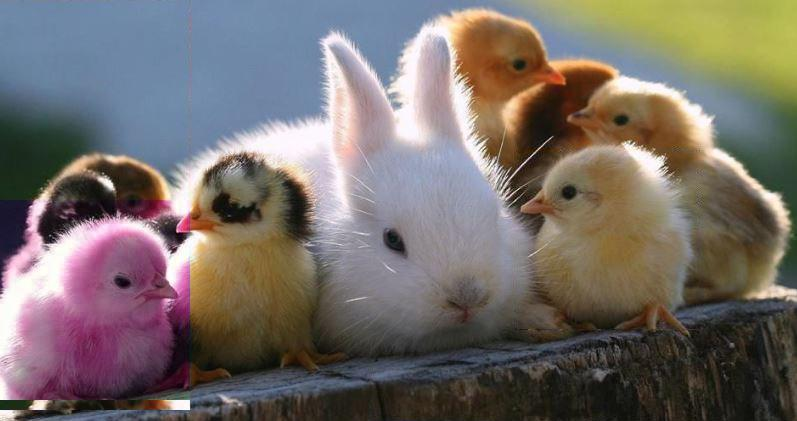
#> input picture assignment1/jigsolved.jpg, 797 x 421 px
$ python jigsolver.py jigsolved.jpg
#> lines starting #> are read from the running program, lines starting #| are printed output that depends on the picture; after the words box and inside, x2 and y2 are one past the last pixel; in counts of white or black regions, pixels touching at a corner belong together
"""
Usage:
    pip install numpy pillow
    python jigsolver.py ./jigsolver.jpg
"""
__author__ = "Gurbaaz Singh Nandra"
__rollno__ = 190349
__filename__ = "jigsolver.py"
__description__ = """jigsolver.py, which accepts command line file path for input jigsaw.jpg and
directly stores the jigsolved.jpg file at current location where the command is being executed"""

import os
import sys
import argparse
from typing import Tuple
import numpy as np
from PIL import Image


def flip_image(A: np.ndarray, xy: Tuple, hw: Tuple, horizontal=True) -> np.ndarray:
    x, y = xy
    h, w = hw

    if horizontal:
        for i in range(x, x + h):
            itr = 0
            for j in range(y, y + (w // 2)):
                temp = np.copy(A[(i, j)])
                A[(i, j)] = A[(i, y + w - 1 - itr)]
                A[(i, y + w - 1 - itr)] = temp
                itr += 1

    else:
        for i in range(y, y + w):
            itr = 0
            for j in range(x, x + (h // 2)):
                temp = np.copy(A[(j, i)])
                A[(j, i)] = A[(x + h - 1 - itr, i)]
                A[(x + h - 1 - itr, i)] = temp
                itr += 1

    return A


def swap_image(
    A: np.ndarray, xy1: Tuple, hw1: Tuple, xy2: Tuple, hw2: Tuple
) -> np.ndarray:
    x1, y1 = xy1
    h1, w1 = hw1
    x2, y2 = xy2
    h2, w2 = hw2

    for i in range(min(h1, h2)):
        for j in range(min(w1, w2)):
            temp = np.copy(A[(x1 + i, y1 + j)])
            A[(x1 + i, y1 + j)] = A[(x2 + i, y2 + j)]
            A[(x2 + i, y2 + j)] = temp

    return A


def mirror_padding(A: np.ndarray, xy: Tuple, hw: Tuple) -> np.ndarray:
    x, y = xy
    h, w = hw

    for i in range(h // 2):
        for j in range(w):
            A[(x + i, y + j)] = A[(x - i - 1, y + j)]

    for i in range(h // 2):
        for j in range(w):
            A[(x + h - i - 1, y + j)] = A[(x + h + i, y + j)]

#    for j in range(w):
 #       A[(x + h // 2, y + j)] = ( A[(x + h // 2 - 1, y + j)] + A[(x + h // 2 + 1, y + j)] ) // 2

    return A


def solve_jigsaw(A: np.ndarray) -> np.ndarray:
    A = flip_image(A, (370, 370), (51, 427), False)
    A = flip_image(A, (150, 515), (179, 185))
    A = flip_image(A, (200, 0), (210, 190), False)
    A = swap_image(A, (0, 0), (200, 190), (200, 0), (210, 190))

    for i in range(200, 400):
        for j in range(190):
            pxl = A[(i, j)]
            pxl[1], pxl[2] = pxl[2], pxl[1]

    A = mirror_padding(A, (400, 0), (10, 190))

    return A


def save_image(A: np.ndarray, filename: str):
    Image.fromarray(A).save(filename)


def main():
    try:
        parser = argparse.ArgumentParser()
        parser.add_argument(
            "filepath",
            type=str,
            help="file path for input jigsaw.jpg",
        )
        args = parser.parse_args()

        if not os.path.exists(args.filepath):
            print("Please enter valid file path for input jigsaw.jpg")
            return -1

        A = np.array(Image.open(args.filepath))
#> A is the input picture: shape (421, 797, 3); mean R, G, B 117.4, 109.7, 105.6

        A = solve_jigsaw(A)
#> after the loop in flip_image, `for i in range(y, y + w):`:
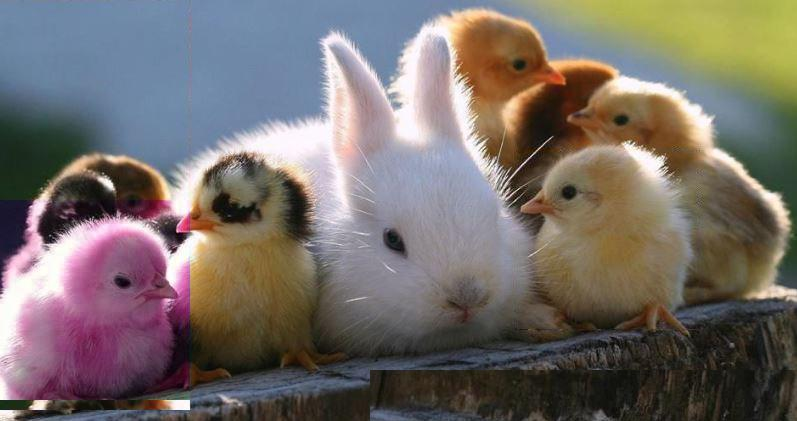
#> A: shape (421, 797, 3); 6.3% of pixels changed, all inside (x1, y1, x2, y2) = (370, 370, 797, 421)
#> call 2 of flip_image, with xy = (150, 515), hw = (179, 185), horizontal = True
#> after the loop in flip_image (call 2), `for i in range(x, x + h):`:
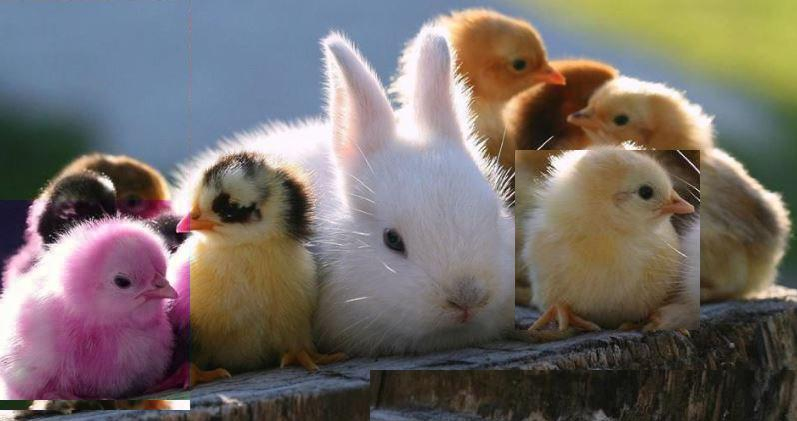
#> A: shape (421, 797, 3); 9.81% of pixels changed, all inside (x1, y1, x2, y2) = (515, 150, 700, 329)
#> call 3 of flip_image, with xy = (200, 0), hw = (210, 190), horizontal = False
#> after the loop in flip_image (call 3), `for i in range(y, y + w):`:
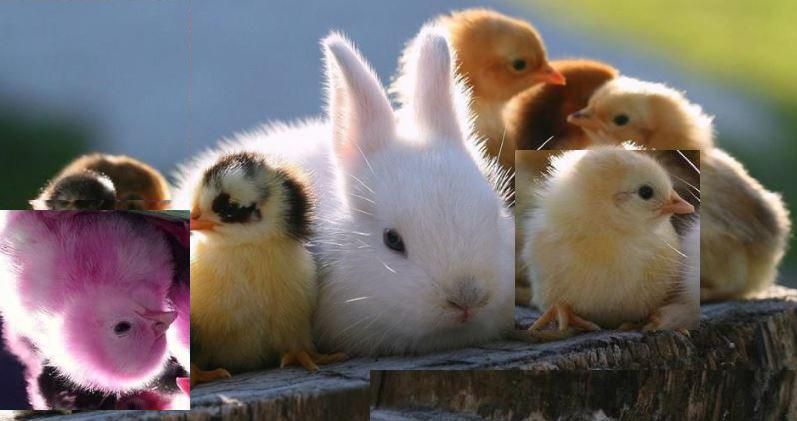
#> A: shape (421, 797, 3); 11.87% of pixels changed, all inside (x1, y1, x2, y2) = (0, 200, 190, 410)
#> after the loop in swap_image, `for i in range(min(h1, h2)):`:
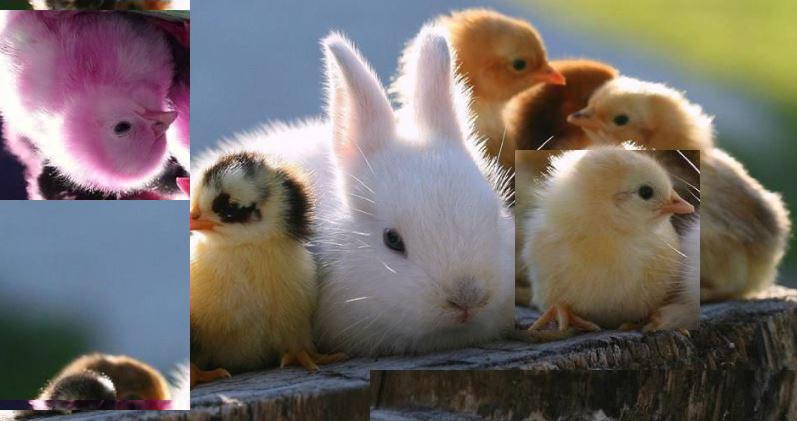
#> A: shape (421, 797, 3); mean R, G, B 117.4, 109.7, 105.6
#> after the loop in mirror_padding, `for i in range(h // 2):`:
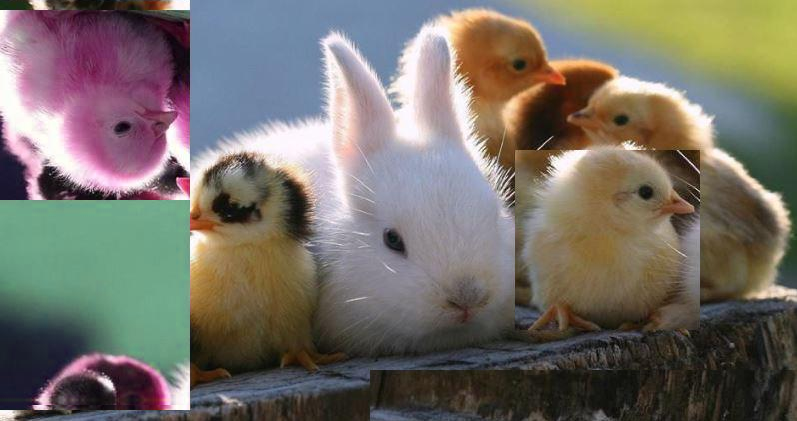
#> A: shape (421, 797, 3); 11.59% of pixels changed, all inside (x1, y1, x2, y2) = (0, 200, 190, 405)
#> after the loop in mirror_padding, `for i in range(h // 2):`:
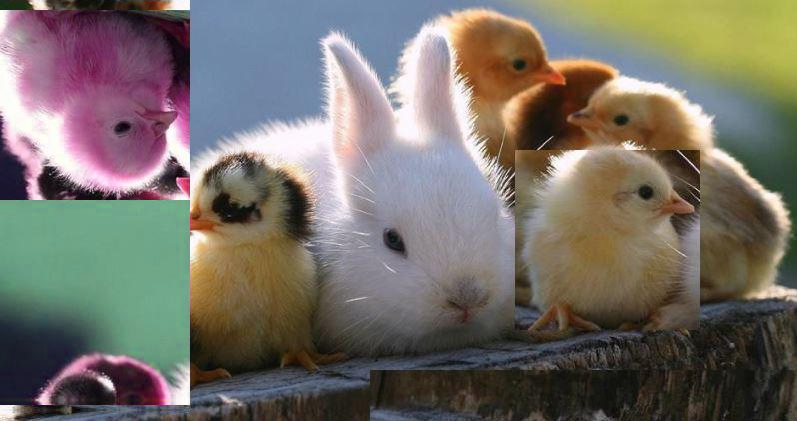
#> A: shape (421, 797, 3); 0.28% of pixels changed, all inside (x1, y1, x2, y2) = (0, 405, 190, 410)

        save_image(A, "jigsolved.jpg")

        print("Jigsaw image solved and saved successfully as jigsolved.jpg")
        return 0

    except Exception as e:
        print(e)
        return -1


if __name__ == "__main__":
    sys.exit(main())
#> (the program exits here)

$ run again, with assignment1/1.jpg copied over assignment1/jigsolved.jpg
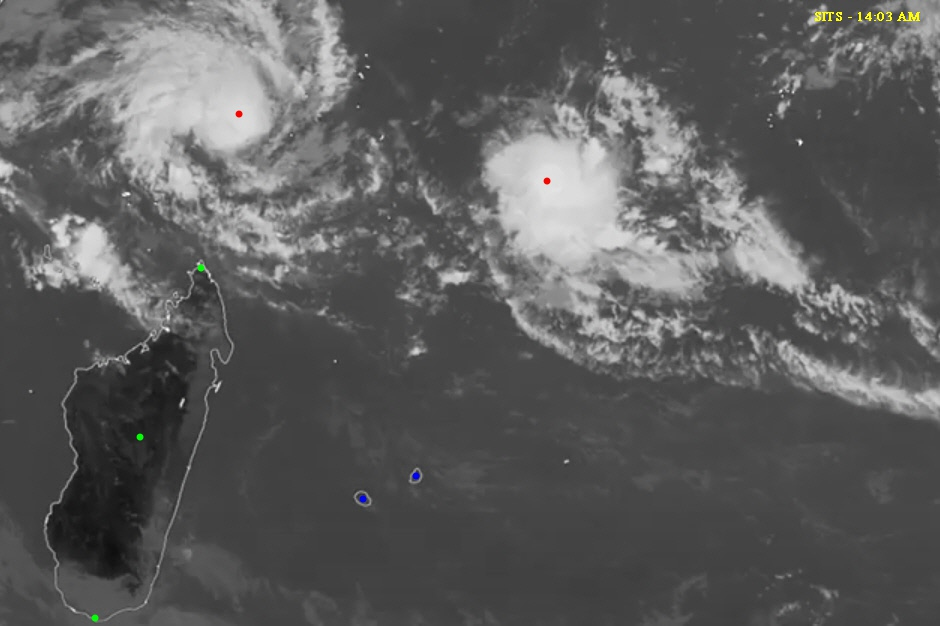
#> input picture assignment1/1.jpg, 940 x 626 px
#> in main, A is the input picture: shape (626, 940, 3); mean R, G, B 92.7, 92.7, 92.6
#> after the loop in swap_image, `for i in range(min(h1, h2)):`:
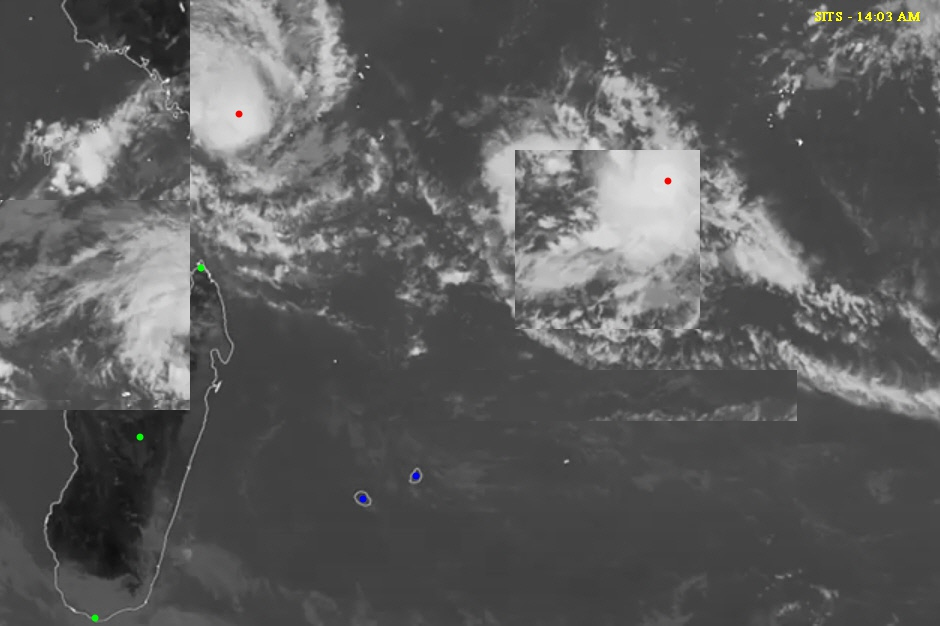
#> A: shape (626, 940, 3); mean R, G, B 92.7, 92.7, 92.6
#> after the loop in mirror_padding, `for i in range(h // 2):`:
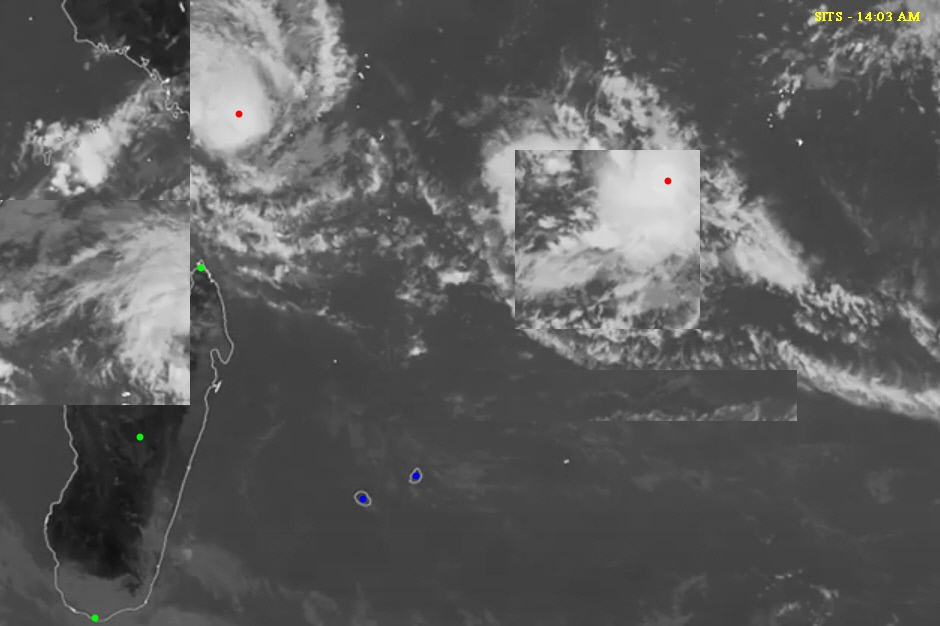
#> A: shape (626, 940, 3); mean R, G, B 92.6, 92.7, 92.5
